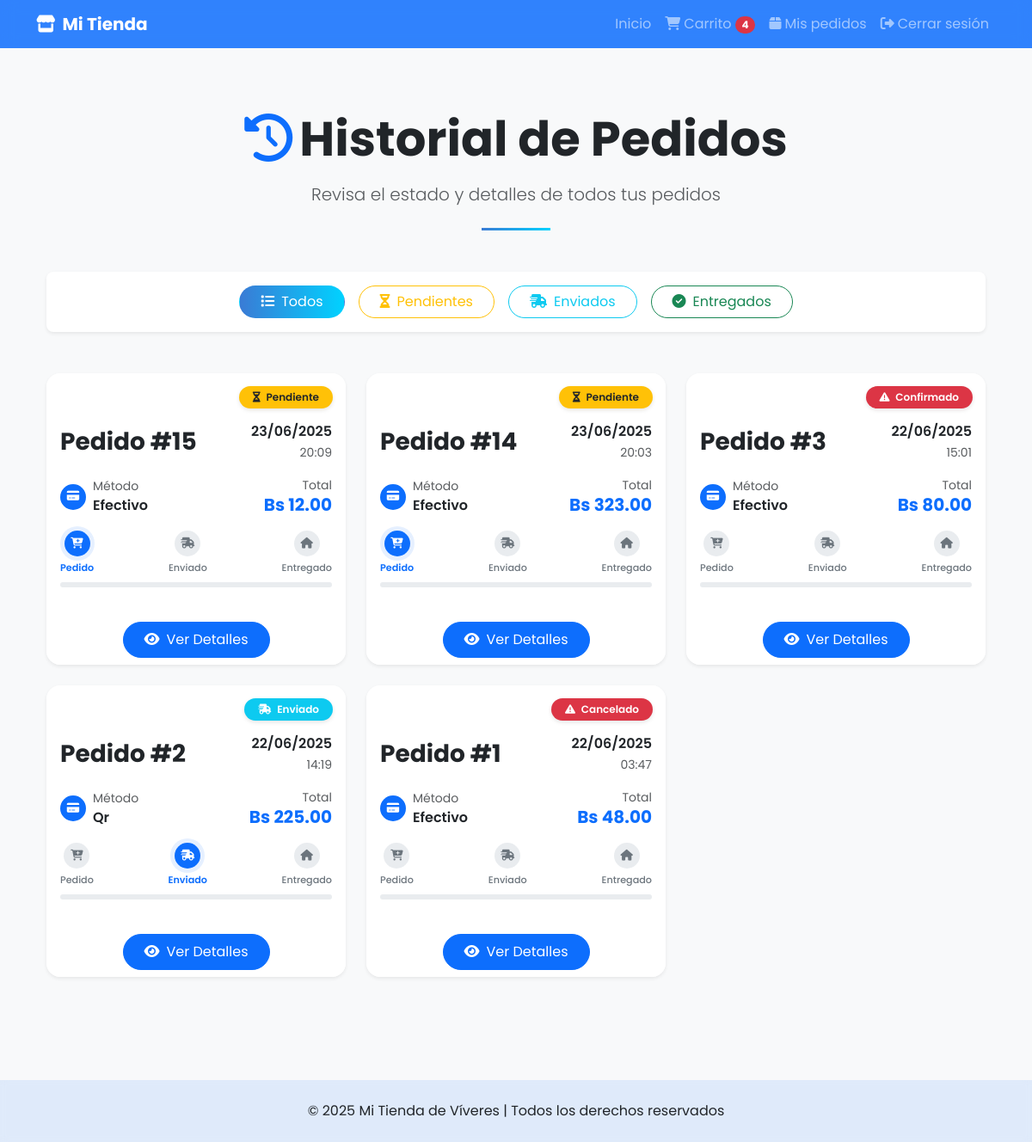
/detalle-pedido/historial (signed in), run on an earlier commit of the app's database.
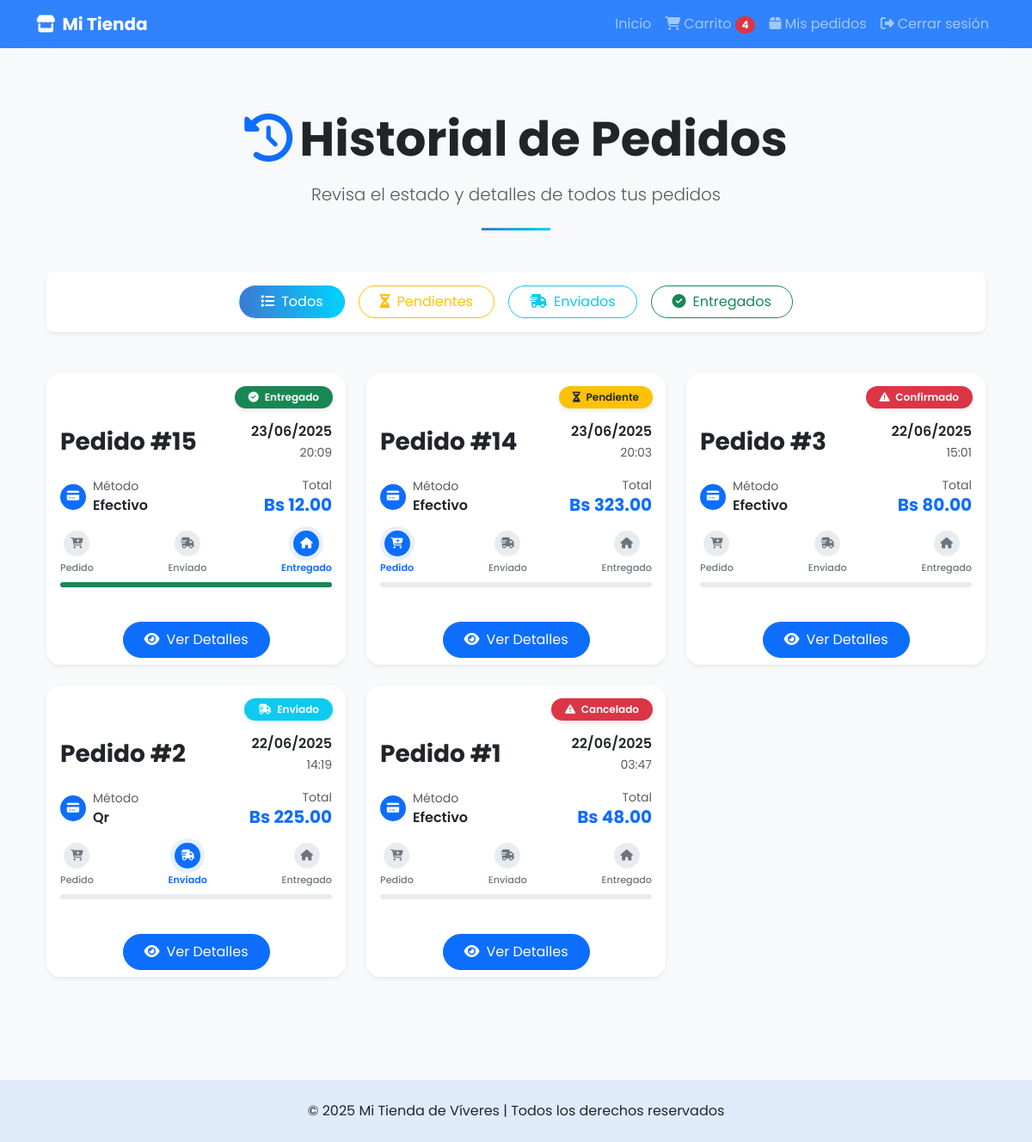
And on a later commit of the database.
### models/pedido.py (models this page shows, shortened)
class Pedido(db.Model):
    __tablename__ = 'pedidos'
    id = db.Column(db.Integer, primary_key=True)
    usuario_id = db.Column(db.Integer, db.ForeignKey('usuarios.id'), nullable=False)
    usuario = db.relationship('Usuario', backref='pedidos')
    fecha = db.Column(db.DateTime, default=datetime.utcnow)
    total = db.Column(db.Float, nullable=False)
    estado = db.Column(db.String(20), default='pendiente')  # pendiente, confirmado, enviado, entregado, cancelado
    metodo_pago = db.Column(db.String(50))  # 'efectivo', 'tarjeta', etc.
    direccion_id = db.Column(db.Integer, db.ForeignKey('direcciones.id'))
    direccion = db.relationship('Direccion', backref='pedidos')
    detalles = db.relationship('DetallePedido', backref='pedido', lazy=True)

### controllers/detalle_pedido_controller.py (the view)
@detalle_pedido_bp.route('/historial')
def historial_cliente():
    if session.get('rol') != 'cliente' or 'id' not in session:
        flash('Debes iniciar sesión para ver tus pedidos.', 'danger')
        return redirect(url_for('usuario.login'))
    pedidos = Pedido.query.filter_by(usuario_id=session['id']).order_by(Pedido.fecha.desc()).all()
    return render_template('cliente/historial_pedidos.html', pedidos=pedidos)

### app.py (called while the page is built)
@app.context_processor
def inject_active_path():
    def is_active(path):
        return 'active' if request.path == path else ''
    return dict(is_active=is_active)

@app.context_processor
def cantidad_carrito():
    def contar_productos():
        if session.get('rol') == 'cliente' and session.get('id'):
            items = Carrito.query.filter_by(usuario_id=session['id']).all()
            return len(items)
        return 0
    return dict(cantidad_en_carrito=contar_productos())

### templates/cliente/historial_pedidos.html (shortened to what the changed rows need)
{% extends 'base_cliente.html' %}
{% block content %}
<div class="container py-5">
  <div class="text-center mb-5">
    <div class="d-flex flex-column align-items-center">
      <h1 class="display-4 fw-bold text-dark mb-3">
        <i class="fas fa-history me-2 text-primary"></i>Historial de Pedidos
      </h1>
    </div>
  </div>
  {% if pedidos %}
  <div class="row row-cols-1 row-cols-md-2 row-cols-lg-3 g-4" id="pedidos-container">
    {% for pedido in pedidos %}
    <div class="col" data-status="{{ pedido.estado }}">
      <div class="card h-100 border-0 rounded-4 overflow-hidden shadow-sm hover-effect">
  <div class="card-header position-relative bg-white border-bottom-0 pb-0">
  <div class="text-center mb-3">
    <div class="status-badge d-inline-block px-3 py-1 rounded-pill fw-semibold
      {% if pedido.estado == 'pendiente' %}bg-warning text-dark
      {% elif pedido.estado == 'enviado' %}bg-info text-white
      {% elif pedido.estado == 'entregado' %}bg-success text-white
      {% else %}bg-danger text-white{% endif %}">
      <i class="fas
        {% if pedido.estado == 'pendiente' %}fa-hourglass-half
        {% elif pedido.estado == 'enviado' %}fa-truck-fast
        {% elif pedido.estado == 'entregado' %}fa-check-circle
        {% else %}fa-exclamation-triangle{% endif %} me-1"></i>
      {{ pedido.estado|capitalize }}
    </div>
  </div>
  <br>
  <div class="d-flex justify-content-between align-items-center pt-2">
    <h3 class="card-title mb-0 fw-bold text-dark">Pedido #{{ pedido.id }}</h3>
    <div class="order-date text-end">
      <div class="fw-semibold">{{ pedido.fecha.strftime('%d/%m/%Y') }}</div>
      <small class="text-muted">{{ pedido.fecha.strftime('%H:%M') }}</small>
    </div>
  </div>
</div>
        <div class="card-body">
          <div class="d-flex justify-content-between align-items-center mb-3">
            <div class="payment-method">
              <div class="d-flex align-items-center">
                <div class="icon-circle-sm bg-primary text-white me-2">
                  <i class="fas fa-credit-card"></i>
                </div>
                <div>
                  <small class="text-muted d-block">Método</small>
                  <span class="fw-semibold">{{ pedido.metodo_pago|capitalize }}</span>
                </div>
              </div>
            </div>
            <div class="total-amount">
              <div class="text-end">
                <small class="text-muted d-block">Total</small>
                <span class="h5 fw-bold text-primary">Bs {{ '%.2f'|format(pedido.total) }}</span>
              </div>
            </div>
          </div>
          <div class="progress-track mb-4">
            <div class="d-flex justify-content-between position-relative mb-2">
              <div class="step {% if pedido.estado == 'pendiente' %}active{% endif %}">
                <div class="step-icon">
                  <i class="fas fa-cart-plus"></i>
                </div>
                <small class="step-label">Pedido</small>
              </div>
              <div class="step {% if pedido.estado == 'enviado' %}active{% endif %}">
                <div class="step-icon">
                  <i class="fas fa-shipping-fast"></i>
                </div>
                <small class="step-label">Enviado</small>
              </div>
              <div class="step {% if pedido.estado == 'entregado' %}active{% endif %}">
                <div class="step-icon">
                  <i class="fas fa-home"></i>
                </div>
                <small class="step-label">Entregado</small>
              </div>
            </div>
            <div class="progress" style="height: 6px;">
              <div class="progress-bar
                {% if pedido.estado == 'pendiente' %}bg-warning w-33
                {% elif pedido.estado == 'enviado' %}bg-info w-66
                {% elif pedido.estado == 'entregado' %}bg-success w-100
                {% else %}bg-danger w-0{% endif %}"
                role="progressbar">
              </div>
            </div>
          </div>
        </div>
        <div class="card-footer bg-white border-top-0 text-center pt-0">
          <a href="{{ url_for('detalle_pedido.detalle_cliente', pedido_id=pedido.id) }}"
             class="btn btn-primary rounded-pill px-4 py-2 action-btn">
            <i class="fas fa-eye me-2"></i>Ver Detalles
          </a>
        </div>
      </div>
    </div>
    {% endfor %}
  </div>
  {% endif %}
</div>
{% endblock %}

What changed in the data, as far as the page shows it:
changed Pedido id 15: estado "Pendiente" → "Entregado"
